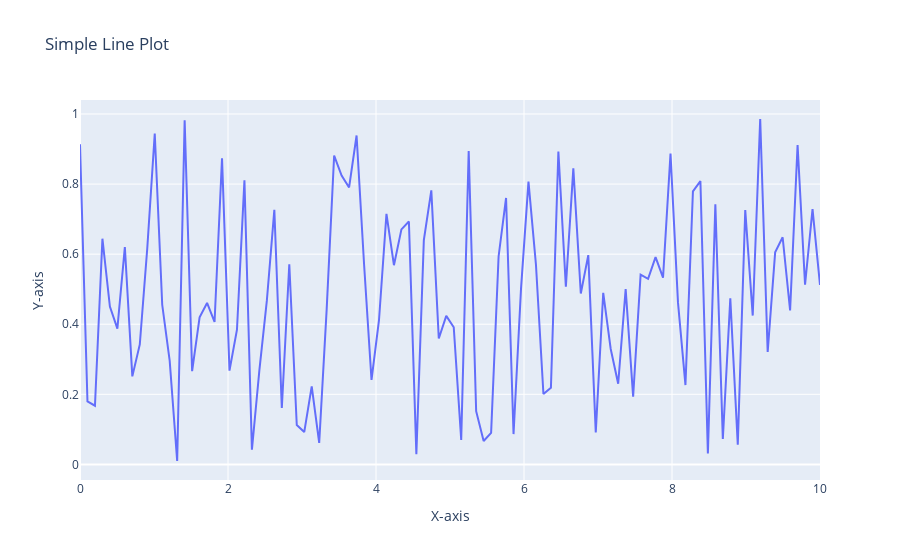

Notebook code cell kept with this figure:
### Code cell
# Create a basic line plot with Plotly.
import plotly.graph_objs as go
import numpy as np

x = np.linspace(0, 10, 100)
y = np.random.rand(100)

fig = go.Figure(data=go.Scatter(x=x, y=y, mode='lines'))
fig.update_layout(title='Simple Line Plot', xaxis_title='X-axis', yaxis_title='Y-axis')
fig.show()
